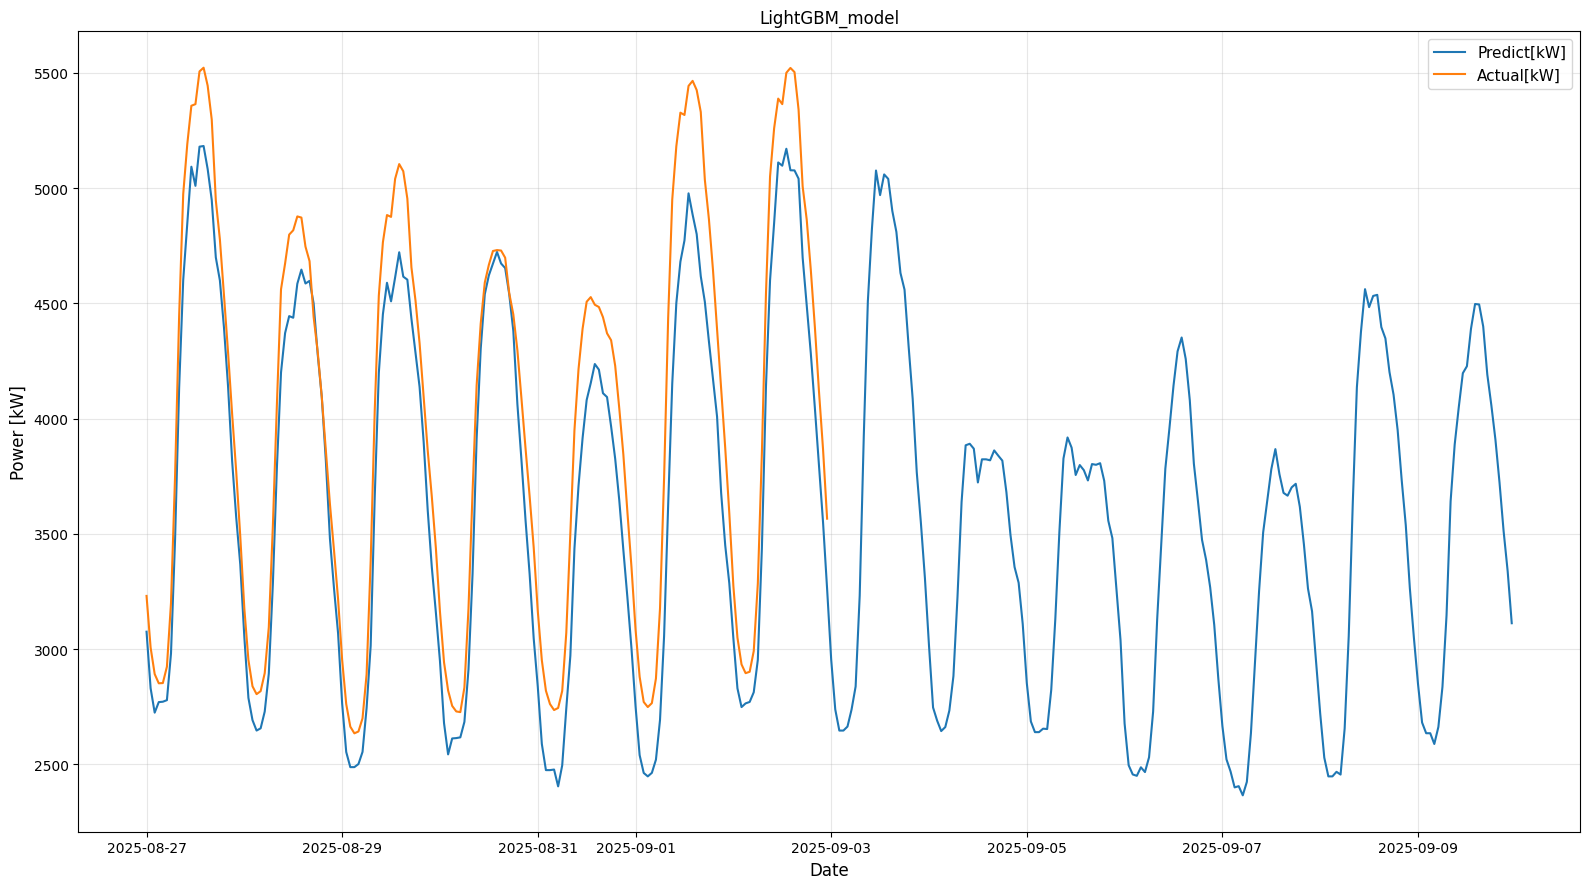

This figure's Python source:
# -*- coding: utf-8 -*-
"""
電力需要予測AIモデル - LightGBM明日予測モジュール

学習済みLightGBMモデルを使用して明日の電力需要を予測し、
結果をCSVファイルとグラフで出力するモジュール。
"""

import pandas as pd
import matplotlib.pyplot as plt
from sklearn.preprocessing import StandardScaler
import pickle
from sklearn.metrics import mean_squared_error
import traceback
import os
import datetime
import time
import gc
import psutil
from dataclasses import dataclass
from functools import wraps
from typing import Tuple, Optional, Dict, Any

# matplotlib日本語フォント設定
plt.rcParams['figure.dpi'] = 100
plt.rcParams['savefig.dpi'] = 100
plt.rcParams['savefig.bbox'] = 'tight'
plt.rcParams['savefig.pad_inches'] = 0.1
plt.rcParams['font.family'] = 'DejaVu Sans'
plt.rcParams['font.size'] = 10
plt.rcParams['axes.grid'] = True
plt.rcParams['grid.alpha'] = 0.3
plt.rcParams['lines.linewidth'] = 1.5
plt.rcParams['axes.linewidth'] = 0.8

@dataclass
class LightGBMTomorrowConfig:
    """LightGBM翌日予測設定クラス"""
    # 入力データ関連
    XTRAIN_CSV: str = r"data/Xtrain.csv"
    XTEST_CSV: str = r"data/Xtest.csv"
    YTRAIN_CSV: str = r"data/Ytrain.csv"
    YTEST_CSV: str = r"tomorrow/Ytest.csv"
    XTOMORROW_CSV: str = r"tomorrow/tomorrow.csv"
    
    # モデル関連
    MODEL_SAV: str = r'train/LightGBM/LightGBM_model.sav'
    
    # 出力関連
    YPRED_CSV: str = r'tomorrow/LightGBM/LightGBM_Ypred.csv'
    YPRED_PNG: str = r'tomorrow/LightGBM/LightGBM_Ypred.png'
    YPRED_7D_PNG: str = r'tomorrow/LightGBM/LightGBM_Ypred_7d.png'
    YTOMORROW_CSV: str = r'tomorrow/LightGBM/LightGBM_tomorrow.csv'
    YTOMORROW_PNG: str = r'tomorrow/LightGBM/LightGBM_tomorrow.png'
    
    # 設定パラメータ
    PAST_DAYS: str = '7'
    LEARNING_RATE: str = ''
    EPOCHS: str = ''
    VALIDATION_SPLIT: str = ''
    HISTORY_PNG: str = ''
    
    # データ列
    X_COLS: tuple = ("MONTH","WEEK","HOUR","TEMP")
    Y_COLS: tuple = ("KW",)

def robust_model_operation(operation_name: str):
    """モデル操作の堅牢性を保証するデコレータ"""
    def decorator(func):
        @wraps(func)
        def wrapper(*args, **kwargs):
            start_time = time.time()
            initial_memory = psutil.Process().memory_info().rss / 1024 / 1024  # MB
            
            try:
                print(f"実行開始: {operation_name}")
                result = func(*args, **kwargs)
                
                # メモリ使用量とガベージコレクション
                collected = gc.collect()
                final_memory = psutil.Process().memory_info().rss / 1024 / 1024  # MB
                execution_time = time.time() - start_time
                
                print(f"実行完了: {operation_name}")
                print(f"実行時間: {execution_time:.3f}秒")
                print(f"メモリ使用量: {initial_memory:.1f}MB → {final_memory:.1f}MB (差分: {final_memory-initial_memory:+.1f}MB)")
                print(f"ガベージコレクション: {collected}個のオブジェクトを回収")
                
                return result
                
            except Exception as e:
                print(f"エラー発生 in {operation_name}: {e}")
                print(f"トレースバック:\n{traceback.format_exc()}")
                return None
                
        return wrapper
    return decorator

@robust_model_operation("学習データ読み込み")
def load_training_data(config: LightGBMTomorrowConfig) -> Tuple[pd.DataFrame, StandardScaler]:
    """学習データを読み込み、標準化スケーラーを作成"""
    X_train = pd.read_csv(config.XTRAIN_CSV)
    
    # 標準化スケーラーを作成・学習
    scaler = StandardScaler()
    scaler.fit(X_train)
    X_train_scaled = pd.DataFrame(scaler.transform(X_train), columns=X_train.columns)
    
    print(f"学習データ形状: {X_train_scaled.shape}")
    return X_train_scaled, scaler

@robust_model_operation("テスト・翌日データ読み込み")
def load_test_and_tomorrow_data(config: LightGBMTomorrowConfig, scaler: StandardScaler) -> Tuple[pd.DataFrame, pd.DataFrame]:
    """テストデータと翌日データを読み込み、標準化"""
    y_test = pd.read_csv(config.YTEST_CSV).values.astype('int32').flatten()
    Xtomorrow = pd.read_csv(config.XTOMORROW_CSV)
    
    # 翌日データを標準化
    Xtomorrow_scaled = pd.DataFrame(scaler.transform(Xtomorrow), columns=Xtomorrow.columns)
    
    print(f"テストデータ形状: {y_test.shape}")
    print(f"翌日データ形状: {Xtomorrow_scaled.shape}")
    return y_test, Xtomorrow_scaled

@robust_model_operation("モデル読み込み")
def load_model(config: LightGBMTomorrowConfig):
    """保存済みモデルを読み込み"""
    with open(config.MODEL_SAV, 'rb') as f:
        model = pickle.load(f)
    print(f"モデル読み込み完了: {config.MODEL_SAV}")
    return model

@robust_model_operation("予測実行")
def predict_with_model(model, Xtomorrow_scaled: pd.DataFrame, y_test: pd.DataFrame) -> Tuple[pd.DataFrame, float, float, float]:
    """モデルを使用して予測を実行し、精度指標を計算"""
    # 予測実行
    Ytomorrow = model.predict(Xtomorrow_scaled)
    
    # データ長を合わせる
    min_length = min(len(Xtomorrow_scaled), len(y_test))
    
    # 精度計算
    try:
        accuracy = model.score(Xtomorrow_scaled[:min_length], y_test[:min_length])
        print(f'テスト精度: {accuracy:.4f}')
    except Exception as e:
        print(f'精度計算でエラーが発生: {e}')
        accuracy = 0.0
    
    # RMSE・スコア計算
    mse = mean_squared_error(y_test[:min_length], Ytomorrow[:min_length])
    REG_RMSE = mse ** 0.5
    REG_SCORE = 1.0 - mse ** 0.5 / y_test[:min_length].mean()
    
    print(f"REG RMSE : {REG_RMSE:.2f} kW")
    print(f"REG SCORE: {REG_SCORE:.2f}")
    
    return Ytomorrow, REG_RMSE, REG_SCORE, accuracy

@robust_model_operation("翌日予測結果保存")
def save_tomorrow_predictions(config: LightGBMTomorrowConfig, Ytomorrow: pd.DataFrame) -> None:
    """翌日予測結果をCSVファイルに保存"""
    y_tomorrow_csv = pd.DataFrame(Ytomorrow, columns=list(config.Y_COLS))
    y_tomorrow_csv.to_csv(config.YTOMORROW_CSV, index=False)
    print(f"予測結果保存完了: {config.YTOMORROW_CSV} ({len(y_tomorrow_csv)}行)")

@robust_model_operation("グラフ生成")
def generate_prediction_graph(config: LightGBMTomorrowConfig, Ytomorrow: pd.DataFrame, y_test: pd.DataFrame) -> None:
    """予測結果のグラフを生成"""
    # データフレーム作成
    df_result1 = pd.DataFrame({"Predict[kW]": Ytomorrow.ravel()})
    df_result2 = pd.DataFrame({"Actual[kW]": y_test.ravel()})
    
    # 日時インデックス作成
    now = datetime.datetime.now()
    past_days_int = int(config.PAST_DAYS)
    past_days_ago = now - datetime.timedelta(days=past_days_int)
    past_days_ago = past_days_ago.date()
    
    df_result1.index = pd.date_range(start=past_days_ago, periods=len(df_result1), freq='h')
    df_result2.index = pd.date_range(start=past_days_ago, periods=len(df_result2), freq='h')
    
    # グラフ描画
    plt.figure(figsize=(16, 9))
    plt.plot(df_result1, label='Predict[kW]')
    plt.plot(df_result2, label='Actual[kW]')
    
    filename = os.path.splitext(os.path.basename(config.MODEL_SAV))[0]
    plt.title(filename, fontsize=12)
    plt.xlabel('Date', fontsize=12)
    plt.ylabel('Power [kW]', fontsize=12)
    plt.legend(fontsize=11)
    plt.xticks(fontsize=10)
    plt.yticks(fontsize=10)
    plt.tight_layout()
    plt.savefig(config.YTOMORROW_PNG)
    plt.close()
    
    print(f"グラフ保存完了: {config.YTOMORROW_PNG}")

def tomorrow(Xtrain_csv, Xtest_csv, Ytrain_csv, Ytest_csv, model_sav, Ypred_csv, Ypred_png, Ypred_7d_png, learning_rate, epochs, validation_split, history_png, Xtomorrow_csv, Ytomorrow_csv, Ytomorrow_png, past_days):
    """レガシー関数：下位互換性のため保持"""
    config = LightGBMTomorrowConfig(
        XTRAIN_CSV=Xtrain_csv,
        XTEST_CSV=Xtest_csv,
        YTRAIN_CSV=Ytrain_csv,
        YTEST_CSV=Ytest_csv,
        MODEL_SAV=model_sav,
        YPRED_CSV=Ypred_csv,
        YPRED_PNG=Ypred_png,
        YPRED_7D_PNG=Ypred_7d_png,
        XTOMORROW_CSV=Xtomorrow_csv,
        YTOMORROW_CSV=Ytomorrow_csv,
        YTOMORROW_PNG=Ytomorrow_png,
        PAST_DAYS=past_days,
        LEARNING_RATE=learning_rate,
        EPOCHS=epochs,
        VALIDATION_SPLIT=validation_split,
        HISTORY_PNG=history_png
    )
    return execute_tomorrow_prediction(config)

@robust_model_operation("LightGBM翌日予測メイン処理")
def execute_tomorrow_prediction(config: LightGBMTomorrowConfig) -> Tuple[float, float]:
    """統一されたLightGBM翌日予測処理"""
    # 1. 学習データ読み込み・標準化スケーラー作成
    X_train_scaled, scaler = load_training_data(config)
    if X_train_scaled is None or scaler is None:
        return None, None
    
    # 2. テスト・翌日データ読み込み・標準化
    y_test, Xtomorrow_scaled = load_test_and_tomorrow_data(config, scaler)
    if y_test is None or Xtomorrow_scaled is None:
        return None, None
    
    # 3. モデル読み込み
    model = load_model(config)
    if model is None:
        return None, None
    
    # 4. 予測実行・精度計算
    Ytomorrow, REG_RMSE, REG_SCORE, accuracy = predict_with_model(model, Xtomorrow_scaled, y_test)
    if Ytomorrow is None:
        return None, None
    
    # 5. 翌日予測結果保存
    save_tomorrow_predictions(config, Ytomorrow)
    
    # 6. グラフ生成
    generate_prediction_graph(config, Ytomorrow, y_test)
    
    return REG_RMSE, REG_SCORE

if __name__ == "__main__":
    # 設定初期化
    config = LightGBMTomorrowConfig()
    
    print("=" * 60)
    print("LightGBM翌日電力需要予測 開始")
    print("=" * 60)
    
    start_time = time.time()
    
    # 翌日予測実行
    rmse, score = execute_tomorrow_prediction(config)
    
    total_time = time.time() - start_time
    
    print("=" * 60)
    print("LightGBM翌日電力需要予測 完了")
    if rmse is not None and score is not None:
        print(f"最終結果 - RMSE: {rmse:.2f} kW, スコア: {score:.2f}")
    print(f"総実行時間: {total_time:.3f}秒")
    print("=" * 60)
